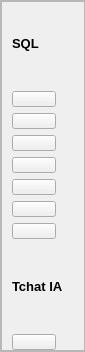
        <widget class="QFrame" name="body_left">
         <property name="sizePolicy">
          <sizepolicy hsizetype="Preferred" vsizetype="Expanding">
           <horstretch>0</horstretch>
           <verstretch>0</verstretch>
          </sizepolicy>
         </property>
         <property name="minimumSize">
          <size>
           <width>85</width>
           <height>0</height>
          </size>
         </property>
         <property name="maximumSize">
          <size>
           <width>20</width>
           <height>16777215</height>
          </size>
         </property>
         <property name="styleSheet">
          <string notr="true"/>
         </property>
         <property name="frameShape">
          <enum>QFrame::StyledPanel</enum>
         </property>
         <property name="frameShadow">
          <enum>QFrame::Raised</enum>
         </property>
         <layout class="QHBoxLayout" name="horizontalLayout_9">
          <property name="spacing">
           <number>0</number>
          </property>
          <property name="leftMargin">
           <number>0</number>
          </property>
          <property name="topMargin">
           <number>0</number>
          </property>
          <property name="rightMargin">
           <number>0</number>
          </property>
          <property name="bottomMargin">
           <number>0</number>
          </property>
          <item alignment="Qt::AlignLeft|Qt::AlignTop">
           <widget class="QFrame" name="menu_frame">
            <property name="minimumSize">
             <size>
              <width>200</width>
              <height>350</height>
             </size>
            </property>
            <property name="maximumSize">
             <size>
              <width>16777215</width>
              <height>16777215</height>
             </size>
            </property>
            <property name="styleSheet">
             <string notr="true"/>
            </property>
            <property name="frameShape">
             <enum>QFrame::StyledPanel</enum>
            </property>
            <property name="frameShadow">
             <enum>QFrame::Raised</enum>
            </property>
            <layout class="QGridLayout" name="gridLayout">
             <property name="sizeConstraint">
              <enum>QLayout::SetDefaultConstraint</enum>
             </property>
             <property name="leftMargin">
              <number>10</number>
             </property>
             <property name="topMargin">
              <number>0</number>
             </property>
             <property name="rightMargin">
              <number>0</number>
             </property>
             <property name="bottomMargin">
              <number>0</number>
             </property>
             <property name="horizontalSpacing">
              <number>0</number>
             </property>
             <property name="verticalSpacing">
              <number>6</number>
             </property>
             <item row="3" column="1">
              <widget class="QLabel" name="vins_lable_menu">
               <property name="font">
                <font>
                 <pointsize>10</pointsize>
                </font>
               </property>
               <property name="text">
                <string>Vins</string>
               </property>
               <property name="margin">
                <number>5</number>
               </property>
              </widget>
             </item>
             <item row="1" column="0">
              <widget class="QLabel" name="titre1_lable_menu">
               <property name="font">
                <font>
                 <pointsize>10</pointsize>
                 <weight>75</weight>
                 <bold>true</bold>
                </font>
               </property>
               <property name="text">
                <string>SQL</string>
               </property>
              </widget>
             </item>
             <item row="4" column="0" alignment="Qt::AlignLeft">
              <widget class="QPushButton" name="cepages_blancs_btn">
               <property name="styleSheet">
                <string notr="true">padding-left:10px;</string>
               </property>
               <property name="text">
                <string/>
               </property>
               <property name="icon">
                <iconset resource="image.qrc">
                 <normaloff>:/newPrefix/image/grapes-32.png</normaloff>:/newPrefix/image/grapes-32.png</iconset>
               </property>
               <property name="iconSize">
                <size>
                 <width>32</width>
                 <height>32</height>
                </size>
               </property>
              </widget>
             </item>
             <item row="2" column="0" alignment="Qt::AlignLeft">
              <widget class="QPushButton" name="caves_btn">
               <property name="sizePolicy">
                <sizepolicy hsizetype="Minimum" vsizetype="Fixed">
                 <horstretch>0</horstretch>
                 <verstretch>0</verstretch>
                </sizepolicy>
               </property>
               <property name="minimumSize">
                <size>
                 <width>0</width>
                 <height>0</height>
                </size>
               </property>
               <property name="styleSheet">
                <string notr="true">padding-left:10px;</string>
               </property>
               <property name="text">
                <string/>
               </property>
               <property name="icon">
                <iconset resource="image.qrc">
                 <normaloff>:/newPrefix/image/home-4-32.png</normaloff>:/newPrefix/image/home-4-32.png</iconset>
               </property>
               <property name="iconSize">
                <size>
                 <width>32</width>
                 <height>32</height>
                </size>
               </property>
              </widget>
             </item>
             <item row="2" column="1">
              <widget class="QLabel" name="caves_lable_menu">
               <property name="font">
                <font>
                 <pointsize>10</pointsize>
                </font>
               </property>
               <property name="text">
                <string>Caves</string>
               </property>
               <property name="margin">
                <number>5</number>
               </property>
              </widget>
             </item>
             <item row="4" column="1">
              <widget class="QLabel" name="cepages_blancs_lable_menu">
               <property name="font">
                <font>
                 <pointsize>10</pointsize>
                </font>
               </property>
               <property name="text">
                <string>Cepages Blancs</string>
               </property>
               <property name="margin">
                <number>5</number>
               </property>
              </widget>
             </item>
             <item row="6" column="0" alignment="Qt::AlignLeft">
              <widget class="QPushButton" name="vins_cepages_btn">
               <property name="styleSheet">
                <string notr="true">padding-left:10px;</string>
               </property>
               <property name="text">
                <string/>
               </property>
               <property name="icon">
                <iconset resource="image.qrc">
                 <normaloff>:/newPrefix/image/bar-2-32.png</normaloff>:/newPrefix/image/bar-2-32.png</iconset>
               </property>
               <property name="iconSize">
                <size>
                 <width>32</width>
                 <height>32</height>
                </size>
               </property>
              </widget>
             </item>
             <item row="3" column="0" alignment="Qt::AlignLeft">
              <widget class="QPushButton" name="vins_btn">
               <property name="styleSheet">
                <string notr="true">padding-left:10px;</string>
               </property>
               <property name="text">
                <string/>
               </property>
               <property name="icon">
                <iconset resource="image.qrc">
                 <normaloff>:/newPrefix/image/wine-bottle-32.png</normaloff>:/newPrefix/image/wine-bottle-32.png</iconset>
               </property>
               <property name="iconSize">
                <size>
                 <width>32</width>
                 <height>32</height>
                </size>
               </property>
              </widget>
             </item>
             <item row="5" column="0" alignment="Qt::AlignLeft">
              <widget class="QPushButton" name="cepages_rouges_btn">
               <property name="styleSheet">
                <string notr="true">padding-left:10px;</string>
               </property>
               <property name="text">
                <string/>
               </property>
               <property name="icon">
                <iconset resource="image.qrc">
                 <normaloff>:/newPrefix/image/grapes-33.png</normaloff>:/newPrefix/image/grapes-33.png</iconset>
               </property>
               <property name="iconSize">
                <size>
                 <width>32</width>
                 <height>32</height>
                </size>
               </property>
              </widget>
             </item>
             <item row="5" column="1">
              <widget class="QLabel" name="cepages_rouges_lable_menu">
               <property name="font">
                <font>
                 <pointsize>10</pointsize>
                </font>
               </property>
               <property name="text">
                <string>Cepages Rouges</string>
               </property>
               <property name="margin">
                <number>5</number>
               </property>
              </widget>
             </item>
             <item row="9" column="0" alignment="Qt::AlignLeft">
              <widget class="QLabel" name="titre2_lable_menu">
               <property name="font">
                <font>
                 <pointsize>10</pointsize>
                 <weight>75</weight>
                 <bold>true</bold>
                </font>
               </property>
               <property name="text">
                <string>Tchat IA</string>
               </property>
              </widget>
             </item>
             <item row="6" column="1">
              <widget class="QLabel" name="vins_cepages_lable_menu">
               <property name="font">
                <font>
                 <pointsize>10</pointsize>
                </font>
               </property>
               <property name="text">
                <string>Vins Cepages</string>
               </property>
               <property name="margin">
                <number>5</number>
               </property>
              </widget>
             </item>
             <item row="10" column="0" alignment="Qt::AlignLeft">
              <widget class="QPushButton" name="tchat_btn">
               <property name="enabled">
                <bool>true</bool>
               </property>
               <property name="styleSheet">
                <string notr="true">padding-left:10px;</string>
               </property>
               <property name="text">
                <string/>
               </property>
               <property name="icon">
                <iconset resource="image.qrc">
                 <normaloff>:/newPrefix/image/text-32.png</normaloff>:/newPrefix/image/text-32.png</iconset>
               </property>
               <property name="iconSize">
                <size>
                 <width>32</width>
                 <height>32</height>
                </size>
               </property>
              </widget>
             </item>
             <item row="8" column="1">
              <widget class="QLabel" name="tournees_lable_menu">
               <property name="font">
                <font>
                 <pointsize>10</pointsize>
                </font>
               </property>
               <property name="frameShape">
                <enum>QFrame::NoFrame</enum>
               </property>
               <property name="text">
                <string>Tournees</string>
               </property>
               <property name="margin">
                <number>5</number>
               </property>
              </widget>
             </item>
             <item row="7" column="0" alignment="Qt::AlignLeft">
              <widget class="QPushButton" name="cuves_btn">
               <property name="styleSheet">
                <string notr="true">padding-left:10px;</string>
               </property>
               <property name="text">
                <string/>
               </property>
               <property name="icon">
                <iconset resource="image.qrc">
                 <normaloff>:/newPrefix/image/battery-4-32.png</normaloff>:/newPrefix/image/battery-4-32.png</iconset>
               </property>
               <property name="iconSize">
                <size>
                 <width>32</width>
                 <height>32</height>
                </size>
               </property>
              </widget>
             </item>
             <item row="7" column="1">
              <widget class="QLabel" name="cuves_lable_menu">
               <property name="font">
                <font>
                 <pointsize>10</pointsize>
                </font>
               </property>
               <property name="text">
                <string>Cuves</string>
               </property>
               <property name="margin">
                <number>5</number>
               </property>
              </widget>
             </item>
             <item row="8" column="0" alignment="Qt::AlignLeft">
              <widget class="QPushButton" name="tournees_btn">
               <property name="styleSheet">
                <string notr="true">padding-left:10px;</string>
               </property>
               <property name="text">
                <string/>
               </property>
               <property name="icon">
                <iconset resource="image.qrc">
                 <normaloff>:/newPrefix/image/truck-2-32.png</normaloff>:/newPrefix/image/truck-2-32.png</iconset>
               </property>
               <property name="iconSize">
                <size>
                 <width>32</width>
                 <height>32</height>
                </size>
               </property>
              </widget>
             </item>
             <item row="10" column="1">
              <widget class="QLabel" name="tchat_lable_menu">
               <property name="font">
                <font>
                 <pointsize>10</pointsize>
                </font>
               </property>
               <property name="text">
                <string>Tchat</string>
               </property>
               <property name="margin">
                <number>5</number>
               </property>
               <property name="openExternalLinks">
                <bool>false</bool>
               </property>
              </widget>
             </item>
            </layout>
           </widget>
          </item>
         </layout>
        </widget>
